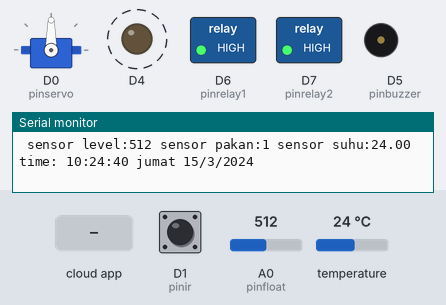
The sketch below on a simulated ESP8266 (NodeMCU). On the bench: servo, switched loads named in the sketch (green lamp = pin HIGH), output pins drawn as LEDs (lit = HIGH), buzzer (waves = sounding, pin HIGH), the last lines printed to the serial monitor. Dashed ring = blinking. Inputs (shaded band) come from the test bench; at power-on: A0 (pinfloat) = 512, D1 (pinir) HIGH, temperature 24 °C. WiFi joins after 1.5 s; servers stay silent unless stated; network time is answered at once with the bench clock; the local clock reads 2024-03-15 10:24:30 at power-on unless the sketch sets it; the Firebase database answers and starts empty.

Above: at 11.2 s.
11.3 s: the phone or cloud app sets pakanmanual to 1
At 16.1 s:
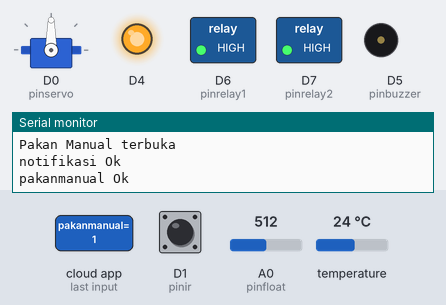
28.0 s: the phone or cloud app sets kurasmanual to 1
At 39.1 s:
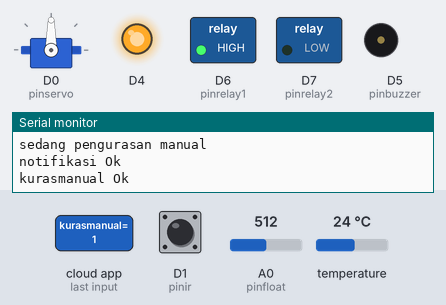
41.7 s: A0 (pinfloat) set to 0
At 42.8 s:
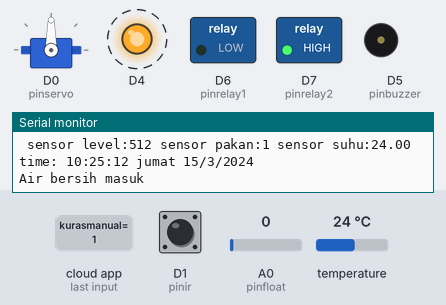
46.7 s: the phone or cloud app sets delaykatup to 1
62.7 s: A0 (pinfloat) set to 1010
At 82.6 s:
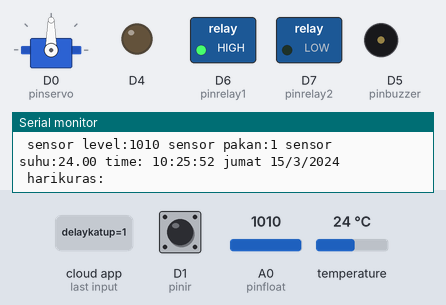
Timing chart, 0 to 85.7 s (numbered marks = the images above; inputs shaded):
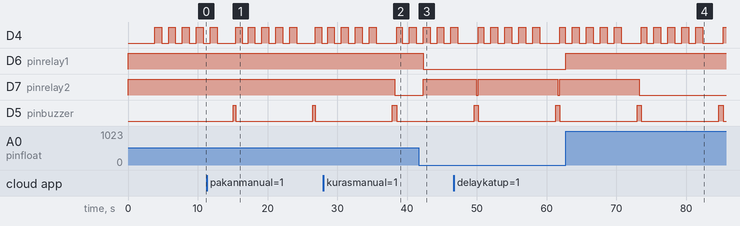

The sketch:

pakan_ikan_firebase.ino
```cpp
//firebaserido@gmail.com
// pass:firebaserido12
//https://console.firebase.google.com/u/2/project/akuarium-41f66/database/akuarium-41f66-default-rtdb/data/~2F
// library servo
#include <Servo.h>
// object servo
Servo myservo;
// sudut servo saat buka dan nutup
int tutup = 90;
int buka = 150;
// library esp8266
#include <ESP8266WiFi.h>
// library firebase
#include "FirebaseESP8266.h"
// konfigurasi wifi dan firebase
#define WIFI_SSID "Al-Barkah"
#define WIFI_PASSWORD "jangankerok99"
#define FIREBASE_HOST "https://akuarium-41f66-default-rtdb.asia-southeast1.firebasedatabase.app/"
#define FIREBASE_AUTH "AjTNo7YwLtDCh7yTSBrVe4G4rXHo0oCRxcgAjRx9"
// object firebase
FirebaseData firebaseData;

#include <WiFiUdp.h>
#include <NTPClient.h>
const long utcOffsetInSeconds = 25200;
// Define NTP Client to get time
WiFiUDP ntpUDP;
NTPClient timeClient(ntpUDP, "id.pool.ntp.org", utcOffsetInSeconds);
//Week Days
String weekDays[7]={"minggu", "senin", "selasa", "rabu", "kamis", "jumat", "sabtu"};
String all_time,hari;
int jam,menit,detik;

// baca data waktu dr ntp
void baca_ntp(){
  // update waktu
  timeClient.update();
  // baca epochtime
  unsigned long epochTime = timeClient.getEpochTime();
  // baca format waktu
  String formattedTime = timeClient.getFormattedTime();
  // baca waktu per bagian
  int currentHour = timeClient.getHours();
  int currentMinute = timeClient.getMinutes();
  int currentSecond = timeClient.getSeconds();
  // salin ke variabel
  jam = currentHour;
  menit = currentMinute;
  detik = currentSecond;
  hari = weekDays[timeClient.getDay()];

  //Get a time structure
  struct tm *ptm = gmtime ((time_t *)&epochTime);
  // ubah ke tanggal bulan tahun
  int monthDay = ptm->tm_mday;
  int currentMonth = ptm->tm_mon+1;
  int currentYear = ptm->tm_year+1900;

  String currentDate =  formattedTime +" "+ hari + " " + String(monthDay)+ "/" + String(currentMonth) + "/" + String(currentYear);
  all_time = currentDate;
  // tampilka ke serial monitor
  Serial.print(" time: ");
  Serial.print(all_time);
  Serial.println();
}
// konfigurasi input output
#define pinbuzzer    D5
#define pinservo     D0
#define pinfloat     A0
#define pinir        D1
#define pinsuhu      D2
#define pinrelay1    D6
#define pinrelay2    D7
// variable pengolah program utama
unsigned long previousMillis = 0;
const long interval = 1000;
int counter=0;
String text;
String harikuras;
int jamkuras,jampakan1,jampakan2,kurasmanual,pakanmanual,pakantersedia,delaykatup,notifikasi;
float suhu;
// library onewire untuk sensor suhu ds18b20
#include <OneWire.h>
// sensor suhu ds18b20
#include <DallasTemperature.h>
// konfigurasi sensor suhu ds18b20
OneWire configsensor(pinsuhu);
DallasTemperature sensor(&configsensor);
// update firebase
void get_firebase(){
  // baca data
  if (Firebase.getString(firebaseData, "/harikuras")) {
    Serial.print(" harikuras:");
    harikuras = firebaseData.stringData();
    Serial.println(harikuras);
  } else {
    Serial.println(firebaseData.errorReason());
  }

  if (Firebase.getInt(firebaseData, "/jamkuras")) {
    Serial.print(" jamkuras:");
    jamkuras = firebaseData.intData();
    Serial.println(jamkuras);
  } else {
    Serial.println(firebaseData.errorReason());
  }

  if (Firebase.getInt(firebaseData, "/jampakan1")) {
    Serial.print(" jampakan1:");
    jampakan1 = firebaseData.intData();
    Serial.println(jampakan1);
  } else {
    Serial.println(firebaseData.errorReason());
  }

  if (Firebase.getInt(firebaseData, "/jampakan2")) {
    Serial.print("jampakan2:");
    jampakan2 = firebaseData.intData();
    Serial.println(jampakan2);
  } else {
    Serial.println(firebaseData.errorReason());
  }

  if (Firebase.getInt(firebaseData, "/pakanmanual")) {
    Serial.print(" pakanmanual:");
    pakanmanual = firebaseData.intData();
    Serial.println(pakanmanual);
  } else {
    Serial.println(firebaseData.errorReason());
  }

  if (Firebase.getInt(firebaseData, "/kurasmanual")) {
    Serial.print(" kurasmanual:");
    kurasmanual = firebaseData.intData();
    Serial.println(kurasmanual);
  } else {
    Serial.println(firebaseData.errorReason());
  }


  if (Firebase.getInt(firebaseData, "/delaykatup")) {
    Serial.print(" delaykatup:");
    delaykatup = firebaseData.intData();
    Serial.println(delaykatup);
  } else {
    Serial.println(firebaseData.errorReason());
  }
  // kirim data
  text="pakantersedia";
  if(Firebase.setInt(firebaseData, text, digitalRead(pinir))){ Serial.print(text); Serial.println(" Ok"); }
  else { Serial.print(text); Serial.println(" Failed"); }

  text="suhu";
  if(Firebase.setFloat(firebaseData, text, suhu)){ Serial.print(text); Serial.println(" Ok"); }
  else { Serial.print(text); Serial.println(" Failed"); }

  text="time";
  if(Firebase.setString(firebaseData, text, all_time)){ Serial.print(text); Serial.println(" Ok"); }
  else { Serial.print(text); Serial.println(" Failed"); }

}
// program utama
void program_utama(){
  int adc = analogRead(pinfloat); // baca sensor level air

  if(counter==0)get_firebase(); // panggi update firebase

  unsigned long currentMillis = millis(); // jalankan timer millis
  if (currentMillis - previousMillis >= interval) { // kondisi per 1 detik
      previousMillis = currentMillis;
      // baca sensor suhu
      sensor.requestTemperatures();
      suhu = sensor.getTempCByIndex(0);
      // tampilkan diserial monitor
      Serial.print(" sensor level:");
      Serial.print(adc);
      Serial.print(" sensor pakan:");
      Serial.print(digitalRead(pinir));
      Serial.print(" sensor suhu:");
      Serial.print(suhu);
      // baca data waktu NTP
      baca_ntp();
      // jalankan counter sampai 10 (detik) untuk update firebase
      counter++;
      if(counter>=10) counter=0;
  // kondisi pemberian pakan sesuai jadwal pakan1
  if(jam==jampakan1&&menit==0&&detik==0){
  if(notifikasi!=1)notifikasi=1;
  Serial.println("Pakan 1 terbuka");
  digitalWrite(pinbuzzer,1); // buzzer on
  myservo.write(buka); // servo terbuka
  delay(delaykatup); // jeda
  myservo.write(tutup); // servo tertutup
  text="notifikasi"; // kirim indikator ke firebase
  if(Firebase.setString(firebaseData, text, "pemberian pakan 1")){ Serial.print(text); Serial.println(" Ok"); }
  else { Serial.print(text); Serial.println(" Failed"); }
  digitalWrite(pinbuzzer,0);
  }
  // kondisi pemberian pakan sesuai jadwal pakan2
  if(jam==jampakan2&&menit==0&&detik==0){
  if(notifikasi!=2)notifikasi=2;
  Serial.println("Pakan 2 terbuka");
  digitalWrite(pinbuzzer,1);
  myservo.write(buka);
  delay(delaykatup);
  myservo.write(tutup);
  text="notifikasi";
  if(Firebase.setString(firebaseData, text, "pemberian pakan 2")){ Serial.print(text); Serial.println(" Ok"); }
  else { Serial.print(text); Serial.println(" Failed"); }
  digitalWrite(pinbuzzer,0);
  }

  // netralkan indikator notifikasi setelag detik ke 30
  if(detik>30){
  if(notifikasi>0&&notifikasi<=3){
  notifikasi=0;
  text="notifikasi";
  if(Firebase.setString(firebaseData, text, "running")){ Serial.print(text); Serial.println(" Ok"); }
  else { Serial.print(text); Serial.println(" Failed"); }
  digitalWrite(pinbuzzer,0);
  }
  }
  // kondisi pemberian pakan manual dari firebase
  if(pakanmanual==1&&notifikasi!=3){
  Serial.println("Pakan Manual terbuka");
  digitalWrite(pinbuzzer,1);
  myservo.write(buka);
  delay(delaykatup);
  myservo.write(tutup);
  notifikasi=3;
  text="notifikasi";
  if(Firebase.setString(firebaseData, text, "pemberian pakan manual")){ Serial.print(text); Serial.println(" Ok"); }
  else { Serial.print(text); Serial.println(" Failed"); }
  text="pakanmanual";
  pakanmanual=0;
  if(Firebase.setInt(firebaseData, text, pakanmanual)){ Serial.print(text); Serial.println(" Ok"); }
  else { Serial.print(text); Serial.println(" Failed"); }
  digitalWrite(pinbuzzer,0);
  }
  // kondisi pengurasan sesuai jadwal
  if(jam==jamkuras&&hari==harikuras&&menit==0&&detik==0){
  if(notifikasi!=4)notifikasi=4;
  digitalWrite(pinrelay2,0); // pompa kuras on
  Serial.println("sedang pengurasan otomatis");
  digitalWrite(pinbuzzer,1);
  if(Firebase.setString(firebaseData, text, "sedang pengurasan otomatis")){ Serial.print(text); Serial.println(" Ok"); }
  else { Serial.print(text); Serial.println(" Failed"); }
  digitalWrite(pinbuzzer,0);
  }
  // kondisi pengurasan secara manual dari firebase
  if(kurasmanual==1&&notifikasi!=5){
  digitalWrite(pinrelay2,0); // pompa kuras on
  Serial.println("sedang pengurasan manual");
  digitalWrite(pinbuzzer,1);
  notifikasi=5;
  text="notifikasi";
  if(Firebase.setString(firebaseData, text, "sedang pengurasan manual")){ Serial.print(text); Serial.println(" Ok"); }
  else { Serial.print(text); Serial.println(" Failed"); }
  text="kurasmanual";
  kurasmanual=0;
  if(Firebase.setInt(firebaseData, text, kurasmanual)){ Serial.print(text); Serial.println(" Ok"); }
  else { Serial.print(text); Serial.println(" Failed"); }
  digitalWrite(pinbuzzer,0);
  }

  digitalWrite(D4,digitalRead(D4)^1);
  }

  if(notifikasi>=4){ // kondisi saat pengurasan
  if(digitalRead(pinrelay2)==0){ // kondisi pompa kuras on
  if(adc==0){
  Serial.println("Air bersih masuk");
  digitalWrite(pinrelay2,1); // pompa kuras off
  digitalWrite(pinrelay1,0); // pompa air bersih on
  }
  }

  if(digitalRead(pinrelay1)==0){ // kondisi pompa air bersih on
  if(adc>1000){
  notifikasi=0;
  Serial.println("Pengurasan selesai");
  digitalWrite(pinrelay2,1); // pompa kuras off
  digitalWrite(pinrelay1,1); // pompa air bersih off
  text="notifikasi"; // netralkan indikator notifikasi
  if(Firebase.setString(firebaseData, text, "running")){ Serial.print(text); Serial.println(" Ok"); }
  else { Serial.print(text); Serial.println(" Failed"); }
  }
  }

  }

}

void setup() {
  // inisialisasis servo
  myservo.attach(pinservo);
  myservo.write(tutup);
  // inisialisasi input/output
  pinMode(D4, OUTPUT);
  pinMode(pinir, INPUT_PULLUP);

  pinMode(pinbuzzer, OUTPUT);
  digitalWrite(pinbuzzer,0);

  pinMode(pinrelay1, OUTPUT);
  pinMode(pinrelay2, OUTPUT);
  digitalWrite(pinrelay1, 1);
  digitalWrite(pinrelay2, 1);

  Serial.begin(9600);  // inisialisasi serial komunikasi ke pc

  Serial.println("starting");

  //  konek ke wifi
  WiFi.begin(WIFI_SSID, WIFI_PASSWORD);
  Serial.print("connecting");
  while (WiFi.status() != WL_CONNECTED) {
    Serial.print(".");
    delay(500);

  }
  // terhubung ke wifi
  Serial.println();
  Serial.print("connected: ");
  Serial.println(WiFi.localIP());
  // inisialisasi firebase
  Firebase.begin(FIREBASE_HOST, FIREBASE_AUTH);
  // inisialisasi ntp
  timeClient.begin();
  // inisialisasi sensor
  sensor.begin();
}

void loop() {
  // panggil pogram utama di loop
  program_utama();

}
```

Measured:
- after the input at 11.3 s, D5 (pinbuzzer): alternates HIGH for 0.30 s and LOW for 11.1 s, starting after 3.8 s
- after the input at 28.0 s, D7 (pinrelay2): HIGH → LOW after 10.2 s
- after the input at 41.7 s, D6 (pinrelay1): HIGH → LOW after 0.60 s; D7 (pinrelay2): LOW → HIGH after 0.60 s
- after the input at 62.7 s, D6 (pinrelay1): LOW → HIGH at once; D7 (pinrelay2): goes on until 73.3 s, then stays LOW
